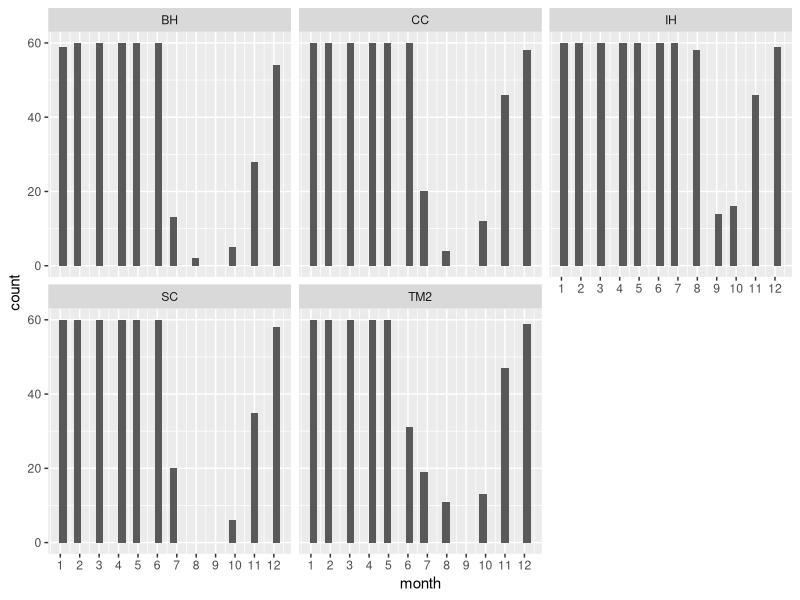

Generate this figure with R:
## ---- chunk 1
knitr::opts_chunk$set(echo = TRUE)
#clear console if needed
#rm(list = ls())
## ---- chunk 2
library(raster) #for the CV function 
library(tidyverse)

sem <- function(x, na.rm=FALSE) { #standard error function 
  sd(x,na.rm=na.rm)/sqrt(length(na.omit(x)))
} 

true_round <- function(number, digits) { #rounding function that bypasses R's round to even default
  posneg <- sign(number)
  number <- abs(number) * 10^digits
  number <- number + 0.5 + sqrt(.Machine$double.eps)
  number <- trunc(number)
  number <- number / 10 ^ digits
  number * posneg
} 
## ---- chunk 3
#pop info
pops_common_garden <- read_csv("../input/WL2_Data/Pops_for_2023_WL2.csv") #pops included in common garden 
pops_common_garden_nonotes <- pops_common_garden %>% select(parent.pop:phylogroup, elevation.group) #subset columns

#Need to add YO1 for JGI:
yose1 <- tibble(parent.pop="YO1", phylogroup=NA) 
pops_common_garden_jgi <- bind_rows(pops_common_garden_nonotes, yose1)

#extra location info 
pop_loc <- read_csv("../input/Strep_tort_locs.csv")

#need to change YOSE to YO
pop_loc_yo <- pop_loc %>% mutate(parent.pop = str_replace(`Site code`, "YOSE(\\d+)", "YO\\1")) %>% select(Lat, Long, elev_m=`Elevation (m)`, parent.pop)

#merge in location info
pop_elev <- left_join(pops_common_garden_jgi, pop_loc_yo)

#add in common garden sites
sites_loc <- tibble(parent.pop=c("UCD_Garden", "WL2_Garden"), phylogroup=NA, Lat=c("38.53250", "38.82599"), Long=c("-121.78299", "-120.25090"), elev_m=c(16,2020))
pops_gardens_locs <- bind_rows(pop_elev, sites_loc)

#add row names
pops_gardens_locs_rowids <- pops_gardens_locs %>% rowid_to_column() %>% mutate(rowid = as.character(rowid))
## ---- chunk 4
flint_data1 <- read_csv("../input/Updated_Flint_Climate_Oct2024.csv") #This only goes through Aug 2024
flint_data2 <- read_csv("../input/Updated_Flint_Sept-Dec2024.csv") #Sept-Dec 2024

#merge:
flint_data <- bind_rows(flint_data1, flint_data2)
## ---- chunk 5
cwd <- flint_data %>% filter(str_detect(DataFileName, "cwd"))
cwd_long <- cwd %>% 
  pivot_longer(!DataFileName, names_to = "rowid", values_to = "cwd") %>% 
  extract(DataFileName, c("year", "month"), "(\\d+)(.*)", convert = TRUE) %>% 
  separate(month, into = c("month", "file_type")) %>% select(rowid, year, month, cwd)

pet <- flint_data %>% filter(str_detect(DataFileName, "pet"))
pet_long <- pet %>% 
  pivot_longer(!DataFileName, names_to = "rowid", values_to = "pet") %>% 
  extract(DataFileName, c("year", "month"), "(\\d+)(.*)", convert = TRUE) %>% 
  separate(month, into = c("month", "file_type")) %>% select(rowid, year, month, pet)

aet <- flint_data %>% 
  filter(str_detect(DataFileName, "aet"))
aet_long <- aet %>% 
  pivot_longer(!DataFileName, names_to = "rowid", values_to = "aet") %>% 
  extract(DataFileName, c("year", "month"), "(\\d+)(.*)", convert = TRUE) %>% 
  separate(month, into = c("month", "file_type")) %>% select(rowid, year, month, aet)

pck <- flint_data %>% filter(str_detect(DataFileName, "pck"))
pck_long <- pck %>% 
  pivot_longer(!DataFileName, names_to = "rowid", values_to = "pck") %>% 
  extract(DataFileName, c("year", "month"), "(\\d+)(.*)", convert = TRUE) %>% 
  separate(month, into = c("month", "file_type")) %>% select(rowid, year, month, pck)

ppt <- flint_data %>% filter(str_detect(DataFileName, "ppt"))
ppt_long <- ppt %>% 
  pivot_longer(!DataFileName, names_to = "rowid", values_to = "ppt") %>% 
  extract(DataFileName, c("year", "month"), "(\\d+)(.*)", convert = TRUE) %>% 
  separate(month, into = c("month", "file_type")) %>% select(rowid, year, month, ppt)

tmn <- flint_data %>% filter(str_detect(DataFileName, "tmn"))
tmn_long <- tmn %>% 
  pivot_longer(!DataFileName, names_to = "rowid", values_to = "tmn") %>% 
  extract(DataFileName, c("year", "month"), "(\\d+)(.*)", convert = TRUE) %>% 
  separate(month, into = c("month", "file_type")) %>% select(rowid, year, month, tmn)

tmx <- flint_data %>% filter(str_detect(DataFileName, "tmx"))
tmx_long <- tmx %>% 
  pivot_longer(!DataFileName, names_to = "rowid", values_to = "tmx") %>% 
  extract(DataFileName, c("year", "month"), "(\\d+)(.*)", convert = TRUE) %>% 
  separate(month, into = c("month", "file_type")) %>% select(rowid, year, month, tmx)

#merge:
flint_long <- full_join(aet_long, cwd_long)
flint_long <- full_join(flint_long, pck_long)
flint_long <- full_join(flint_long, pet_long)
flint_long <- full_join(flint_long, ppt_long)
flint_long <- full_join(flint_long, tmn_long)
flint_long <- full_join(flint_long, tmx_long)

flint_pops <- full_join(pops_gardens_locs_rowids, flint_long) 
#write_csv(flint_pops, "../output/Climate/Flint_AllSites_Dec2024.csv") 
## ---- chunk 6
pop_elev_climate <- flint_pops %>% 
  select(parent.pop, elevation.group, elev_m, Lat:Long, year:tmx) %>% #organize the columns 
  mutate(elevation.group=if_else(parent.pop=="UCD_Garden", "Low",  #add elevation group for gardens
                                 if_else(parent.pop=="WL2_Garden", "High", elevation.group))) %>% 
  filter(parent.pop!="YO1") #remove YO1 from the dataset 
#write_csv(pop_elev_climate, "../output/Climate/flint_climate_UCDpops.csv") #this is the file used in "Flint_Growth_Season.Rmd" and "Climate_PCAs_AllYear.Rmd"
## ---- chunk 7
month_nums <- tibble(month=c("jan","feb","mar","apr","may","jun","jul","aug","sep","oct","nov","dec"),
                     month_nums=c(1:12)) #give calendar months a number 

#merge:
flint_all_year_mosnums <- left_join(pop_elev_climate, month_nums) %>% arrange(parent.pop, year, month_nums) 

#define the water year as November-October:
flint_all_year_wtr_yr <- flint_all_year_mosnums %>% 
  mutate(wtr_yr = year + month_nums %in% c(11:12)) %>% 
  mutate(timeframe = case_when(
                                wtr_yr < 1964 ~ "beforehistoric",
                                wtr_yr >= 1964 & wtr_yr < 1994 ~ "historic",
                                wtr_yr >= 1994 & wtr_yr < 2024 ~ "recent")) %>%
                         mutate(timeframe = as.factor(timeframe), month = as.factor(month)) %>%
                         filter(wtr_yr != 1895, wtr_yr < 2024) %>% #remove years with less than 12 months of data 
                         mutate(months_wtryr = case_when(
                           month == "nov" ~ 1,
                           month == "dec" ~ 2,
                           month == "jan" ~ 3,
                           month == "feb" ~ 4,
                           month == "mar" ~ 5,
                           month == "apr" ~ 6,
                           month == "may" ~ 7, 
                           month == "jun" ~ 8,
                           month == "jul" ~ 9, 
                           month == "aug" ~ 10,
                           month == "sep" ~ 11,
                           month == "oct" ~ 12 )) %>% 
  select(parent.pop:month, timeframe, wtr_yr, months_wtryr, aet:tmx)  #organize the columns 
summary(flint_all_year_wtr_yr)
#write_csv(flint_all_year_wtr_yr, "../output/Climate/flint_all_year_wtr_yr.csv")

#water year is calculated Nov - October.  Could have issues with this, but move forward for now. Can be changed later. 
## ---- chunk 8
# Calculating average temp and diurnal range for each month
bioclim_wtr_yr_prep <- flint_all_year_wtr_yr %>% 
  mutate(tavg = (tmn + tmx)/2, t_diurnal = (tmx-tmn))

#Bio 1, 2, 4, 7, 12, 15
bioclim_wtr_yr_calc <- bioclim_wtr_yr_prep %>% 
  group_by(parent.pop, elevation.group, elev_m, timeframe, wtr_yr) %>% 
  summarise(ann_tmean=mean(tavg),  #Bio1 - Annual Mean Temperature
            mean_diurnal_range=mean(t_diurnal), #Bio2 - Mean Diurnal Range
            temp_seasonality=sd(tavg), #Bio4 - Temperature Seasonality
            temp_ann_range=(max(tmx))-(min(tmn)), #bio7 - temp annual range
            ann_ppt=sum(ppt), #bio12 - annual precip
            ppt_seasonality=cv(ppt+1)) #bio15 - Precipitation Seasonality (+1 to avoid strange CVs for areas where mean rainfaill is < 1)

# Calculating wettest, driest, warmest, and coldest months 
wettest_month <- bioclim_wtr_yr_prep %>%  #there's one wettest month per pop/year
  group_by(parent.pop, elevation.group, elev_m, timeframe, wtr_yr) %>% 
  slice_max(ppt)
driest_month <- bioclim_wtr_yr_prep %>%  #there's more than one driest month for some pops and years 
  group_by(parent.pop, elevation.group, elev_m, timeframe, wtr_yr) %>% 
  slice_min(ppt)
warmest_month <- bioclim_wtr_yr_prep %>% #there's more than one warmest month for 1 pop/year
  group_by(parent.pop, elevation.group, elev_m, timeframe, wtr_yr) %>% 
  slice_max(tavg)
coldest_month <- bioclim_wtr_yr_prep %>% #there's more than one driest month for some pops and years 
  group_by(parent.pop, elevation.group, elev_m, timeframe, wtr_yr) %>% 
  slice_min(tavg)

# Bio 8, 9, 18, 19
bio8_wtryr <- wettest_month %>% #bio8 = tmean_wettest_month
  dplyr::select(parent.pop, elevation.group, elev_m, timeframe, wtr_yr, tmean_wettest_month=tavg)
bio9_wtryr <- driest_month %>% #bio9 = tmean_driest_month
  group_by(parent.pop, elevation.group, elev_m, timeframe, wtr_yr) %>% 
  summarise(tmean_driest_month=mean(tavg)) #taking the average b/c some years where there are multiple driest months 
bio18_wtryr <- warmest_month %>% #bio18 = ppt_warmest_month
  group_by(parent.pop, elevation.group, elev_m, timeframe, wtr_yr) %>% 
  summarise(ppt_warmest_month=mean(ppt)) #taking the avg b/c more than one warmest month for one pop/year
bio19_wtryr <- coldest_month %>% #bio19 = ppt_coldest_month
  group_by(parent.pop, elevation.group, elev_m, timeframe, wtr_yr) %>% 
  summarise(ppt_coldest_month=mean(ppt)) #taking the avg b/c more than one coldest month for one pop/year
#merge:
bio8_9_wtryr <- full_join(bio8_wtryr, bio9_wtryr) 
bio18_19_wtryr <- full_join(bio18_wtryr, bio19_wtryr) 
all_periods_wtryr <- full_join(bio8_9_wtryr, bio18_19_wtryr)

#Merge all bioclims
bioclim_wtryr <- full_join(bioclim_wtr_yr_calc, all_periods_wtryr)
summary(bioclim_wtryr)
#write_csv(bioclim_wtryr, "../output/Climate/bioclim_wtr_yr.csv")
## ---- chunk 9
growyear_months <- tibble(month=c(1:12), growmonth=c(5, 6, 7, 8, 9, 10, 11, 12, 1, 2, 3, 4)) #start in Sept for low elev though due to after-ripening requirements 
pop_elev_climate_60 <- pop_elev_climate %>% 
  filter(parent.pop != "UCD_Garden") %>% #remove Davis garden 
  mutate(month = recode(month, #convert months to numbers 
  jan = 1,
  feb = 2,
  mar = 3,
  apr = 4,
  may = 5,
  jun = 6,
  jul = 7,
  aug = 8,
  sep = 9,
  oct = 10,
  nov = 11,
  dec = 12
)) %>% 
  left_join(growyear_months) %>% 
  mutate(grow_yr = year + month %in% c(9:12)) %>% #match grow year to grow months 
  filter(grow_yr >= 1964, grow_yr < 2024) %>%  #use the most recent 60 years
  select(parent.pop:Long, year_cal=year, grow_yr, month, growmonth, cwd, pck, ppt, tmn, tmx) %>% 
  arrange(parent.pop, year_cal, month)

pop_elev_climate_60_avgs <- pop_elev_climate_60 %>% 
  group_by(parent.pop, elevation.group, elev_m, month) %>% 
  summarise_at(c("cwd", "pck", "ppt", "tmn", "tmx"), c(mean, sem), na.rm = TRUE) #60 year averages per month for each pop
names(pop_elev_climate_60_avgs) <- gsub("fn2", "sem", colnames(pop_elev_climate_60_avgs))
names(pop_elev_climate_60_avgs) <-gsub("fn1", "mean", colnames(pop_elev_climate_60_avgs))
pop_elev_climate_60_avgs <- pop_elev_climate_60_avgs %>% mutate(PckSum=sum(pck_mean)) #estimate of average total snowpack in a year 
## ---- chunk 10
nosnow_pops_60 <- pop_elev_climate_60_avgs %>% filter(PckSum < 70)
unique(nosnow_pops_60$parent.pop) #BH, CC, TM2, SC, IH 
summary(nosnow_pops_60) #3rd quartile of CWD = 85.15

nosnow_pops_60_tojoin <- nosnow_pops_60 %>% select(parent.pop:elev_m, PckSum) %>% distinct() #pull out PckSum
nosnow_pops_60_years <- left_join(nosnow_pops_60_tojoin, pop_elev_climate_60) #add PckSum to full 60 year data frame 

#first month
nosnow_60_first_month <- nosnow_pops_60_years %>%
  group_by(parent.pop, elevation.group, elev_m, grow_yr) %>% 
  filter(ppt>=25) %>% 
  arrange(growmonth) %>% 
  filter(row_number()==1) #get first month for each pop and year with germinating inducing rain 
nosnow_60_first_month_tomerge <- nosnow_60_first_month %>% 
  select(parent.pop:elev_m, grow_yr, firstmonth=growmonth) #first month is in grow month not calendar month format
#merge:
nosnow_60_first_month_col <- full_join(nosnow_pops_60_years, nosnow_60_first_month_tomerge)

#last month
nosnow_60_last_month <- nosnow_60_first_month_col %>%
  group_by(parent.pop, elevation.group, elev_m, grow_yr) %>% 
  filter(growmonth>firstmonth) %>% #start the search at the first month of the growth season 
  filter(cwd>85.15) %>% #last month is when cwd gets too high 
  arrange(growmonth) %>% 
  filter(row_number()==1)
nosnow_60_last_month_tomerge <- nosnow_60_last_month %>% 
  select(parent.pop:elev_m, grow_yr, lastmonth=growmonth) #last month is in grow month not calendar month format
nosnow_60_last_month_col <- full_join(nosnow_60_first_month_col, nosnow_60_last_month_tomerge) %>% 
  select(parent.pop:growmonth, firstmonth, lastmonth, cwd:tmx)
## ---- chunk 11
nosnow_60_last_month_col %>% filter(is.na(lastmonth)) %>% arrange(grow_yr) #16 cases in IH with no last month 
nosnow_60_last_month_col %>% filter(parent.pop=="IH") #most of above = cases where the next Sept is the month with cwd past the threshold --> figure out how to add this month into the final climate 
##except 2005 & 2019 (for those 2 cwd didn't get above 85.15 until after the next growth season started) --> use max end date for these 
pop_elev_climate %>% filter(parent.pop=="IH") %>% filter(month=="sep", year==2023) #high cwd in sept 2023

nosnow_60_last_month_col %>% filter(is.na(firstmonth)) %>% arrange(grow_yr) #0 cases 
nosnow_60_last_month_col %>% filter(firstmonth>4) #1 case in BH (2014) where first month is after December, this is fine, right?

nosnow_60_last_month_col %>% filter(lastmonth<4) %>% arrange(parent.pop, grow_yr) #1 case in BH 1979 where last month is less than 4 (earlier than December), it's actually only 1 month post start
nosnow_60_last_month_col %>% filter(lastmonth==firstmonth) %>% arrange(parent.pop, grow_yr) #0 cases
nosnow_60_last_month_col %>% filter(lastmonth==1) %>% arrange(parent.pop, grow_yr) #0 cases where Sept is last month 
nosnow_60_last_month_col %>% filter(lastmonth<6) #1 case where Oct-Dec is the last month (same BH as above)
nosnow_60_last_month_col %>% filter(growmonth==firstmonth+1, cwd>85.15) %>% arrange(parent.pop, grow_yr) #1 case where cwd is high in the second growth month (same BH as above - 1979)
nosnow_60_last_month_col %>% filter(parent.pop=="BH", grow_yr==1979) #next growmonth with high enough CWD = 10, use that instead of 2? 
## ---- chunk 12
summary(nosnow_60_last_month_col) #first month in data set = 1, last month in data set = 12 (in grow months)
nosnow_60_last_month_col %>% filter(parent.pop=="IH") %>% summarise(maxEnd=max(lastmonth, na.rm=TRUE)) #max end = 12 in grow months 

nosnow_60first_last_month <- nosnow_60_last_month_col %>% 
  mutate(lastmonth=if_else(parent.pop=="IH" & grow_yr==2005, 12, #use the max end for the cases were CWD never > 85.15
         if_else(parent.pop=="IH" & grow_yr==2019, 12, #use the max end for the cases were CWD never > 85.15
          if_else(parent.pop=="BH" & grow_yr==1979, 10, #use the next month with high CWD
                 lastmonth))))

#deal with cases for IH where sept is the last month 
IH_sept_last_month <- nosnow_60first_last_month %>% 
  filter(is.na(lastmonth)) %>% 
  mutate(lastmonth=13) %>% #last month will be the 13th month 
  arrange(grow_yr) #14 years left for IH with no last month (last month = next year's Sept)

IH_sept_last_month_only <- IH_sept_last_month %>% 
  ungroup() %>% 
  select(parent.pop, year_cal=grow_yr, firstmonth) %>% 
  distinct() %>% #just have 1 row per year where we need to add sept
  left_join(pop_elev_climate_60) %>% 
  filter(month==9) %>% 
  mutate(grow_yr=year_cal, growmonth=13, lastmonth=13) #change grow_yr to include sept 
#still need 2023 sept:
IH_2023_sept <- pop_elev_climate %>% filter(parent.pop=="IH") %>% filter(month=="sep", year==2023) %>% 
  mutate(grow_yr=year, month=9, growmonth=13, lastmonth=13, firstmonth=1) %>% 
  select(parent.pop, year_cal=year, elevation.group:Long, grow_yr, month,growmonth,firstmonth, lastmonth, cwd, pck, ppt:tmx)
## ---- chunk 13
IH_sept_last_month_fixed <- IH_sept_last_month %>% 
  bind_rows(IH_sept_last_month_only) %>% #add rows for sept in 
  bind_rows(IH_2023_sept) %>% 
  arrange(year_cal, month) %>% 
  select(-PckSum) %>% #remove this since we lost it on the new rows 
  group_by(parent.pop, elevation.group, elev_m, grow_yr) %>% 
  filter(growmonth>firstmonth) %>% #first and last month are in grow month format not calendar year 
  filter(growmonth<=lastmonth) %>% 
  arrange(parent.pop, grow_yr, growmonth)

nosnow_grwseason_60 <- nosnow_60first_last_month %>% 
  group_by(parent.pop, elevation.group, elev_m, grow_yr) %>% 
  filter(growmonth>firstmonth) %>% #first and last month are in grow month format not calendar year 
  filter(growmonth<=lastmonth) %>% 
  bind_rows(IH_sept_last_month_fixed) %>% 
  arrange(parent.pop, grow_yr, growmonth) 

xtabs(~parent.pop+month, data=nosnow_grwseason_60)
nosnow_grwseason_60 %>% ggplot(aes(x=month)) + geom_histogram() +
  scale_x_continuous(breaks=c(1, 2, 3, 4, 5,6,7,8,9,10, 11, 12)) +
  facet_wrap(~parent.pop)
## ---- chunk 14
snow_pops_60 <- pop_elev_climate_60_avgs %>% filter(PckSum >= 70)
unique(snow_pops_60$parent.pop) #18 pops + garden site get some significant snowpack per year 

#add rest of 2023 calendar year 
snow_pop_ids <- snow_pops_60 %>% select(parent.pop) %>% distinct()
snow_pops_2023_cal_year <- pop_elev_climate %>% 
  filter(parent.pop != "UCD_Garden") %>%  
  mutate(month = recode(month, 
  jan = 1,
  feb = 2,
  mar = 3,
  apr = 4,
  may = 5,
  jun = 6,
  jul = 7,
  aug = 8,
  sep = 9,
  oct = 10,
  nov = 11,
  dec = 12
)) %>% 
  left_join(growyear_months) %>% 
  mutate(grow_yr = year + month %in% c(9:12)) %>%
  select(parent.pop:Long, year_cal=year, grow_yr, month, growmonth, cwd, pck, ppt, tmn, tmx) %>% 
  filter(grow_yr == 2024, year_cal==2023) %>%  
  right_join(snow_pop_ids) 

snow_pops_60_tojoin <- snow_pops_60 %>% select(parent.pop:elev_m, PckSum) %>% distinct()
snow_pops_60_years <- left_join(snow_pops_60_tojoin, pop_elev_climate_60) %>% 
  filter(year_cal >1963) %>%  #remove 1963 calendar year 
  bind_rows(snow_pops_2023_cal_year) %>% #add rest of 2023 calendar year 
  arrange(parent.pop, year_cal, month)

#first month
snow_60_first_month <- snow_pops_60_years %>%
  group_by(parent.pop, elevation.group, elev_m, year_cal) %>% #find snow pops growth season within the normal calendar year since they can end as late as December 
  filter(pck==0) %>% 
  filter(tmn > 0) %>% 
  arrange(month) %>% 
  filter(row_number()==1) #get first month for each pop and year with no snowpack for germ
snow_60_first_month_tomerge <- snow_60_first_month %>% 
  select(parent.pop:elev_m, year_cal, firstmonth=month)
snow_60_first_month_col <- full_join(snow_pops_60_years, snow_60_first_month_tomerge)

#last month 
snow_60_last_month <- snow_60_first_month_col %>%
  group_by(parent.pop, elevation.group, elev_m, year_cal) %>% 
  filter(month>firstmonth) %>% 
  filter(if_else(pck>70, pck>70, 
                 if_else(pck>0, tmn < 0, tmn <= -5))) %>%  #-5 is moderate freeze (Pardee et al. 2017)
  arrange(month) %>% 
  filter(row_number()==1) #get first month after growstart for each pop and year with pck >70 OR pck>0 & tmn <0 OR tmn <-5
snow_60_last_month_tomerge <- snow_60_last_month %>% 
  select(parent.pop:elev_m, year_cal, firstmonth,lastmonth=month)
snow_60_last_month_col <- full_join(snow_60_first_month_col, snow_60_last_month_tomerge) %>% 
  select(firstmonth, lastmonth, year_cal:tmx)
## ---- chunk 15
snow_60_last_month_col %>% filter(is.na(firstmonth)) #no cases where there isn't a firstmonth
snow_60_last_month_col %>% filter(lastmonth==firstmonth) %>% arrange(parent.pop, year_cal) #no cases where last month is first month 

snow_60_last_month_col %>% filter(is.na(lastmonth)) #226 cases where there isn't a lastmonth #*no snow_pack, or min temp > -5 
#***WHAT TO DO FOR THESE CASES? Make the last month 12 (Dec) OR check the next calendar year to see when pck > 70

snow_60_last_month_col %>% filter(lastmonth==firstmonth+1) %>% arrange(parent.pop, year_cal) 
#***I added a temperature requirement for temp >0 for the first month and still get 16 cases where there is heavy snow in the month after the first month 
snow_60_last_month_col %>% filter(lastmonth==firstmonth+2) #8 cases where there was sig snowpack in the second month after the first month of 0 snowpack 
heavysnow_60 <- snow_60_last_month_col %>% filter(lastmonth<=firstmonth+2) %>% filter(month==firstmonth)
summary(heavysnow_60) #*min temps range from just above freezing (0.080) to 3.31 (which seems like an acceptable temp given we vernalize at 4C)
unique(heavysnow_60$parent.pop) #9 pops included
#START THE CHECK IN FEB FOR POPS > 6000 FT? 
heavysnow_60 %>% filter(elev_m>1800) #(ONLY 5 of the 9 ABOVE 6000 FEET)
xtabs(~firstmonth, data=heavysnow_60) #most of these have a first month of 1 or 2, but a few = 8 or 9
xtabs(~lastmonth, data=heavysnow_60) #most of these have a last month of 2 or 3, but a few have 10 or 11
heavysnow_60 %>% filter(firstmonth>2)
snow_60_last_month_col %>% filter(parent.pop=="LV1", year_cal==1982) # a few cases with high snowpack all year except Aug-Nov, these cases are fine to leave 

#check what the average start and end months are for these pops
#check what the min start months are for these pops
no_heavy_snow <- snow_60_last_month_col %>% filter(lastmonth > firstmonth+2)
summary(no_heavy_snow) #earliest last month = 10
no_heavy_snow %>% 
  group_by(parent.pop, elevation.group) %>% 
  summarise(minStart=min(firstmonth), meanStart=mean(firstmonth), 
            maxEnd=max(lastmonth), meanEnd=mean(lastmonth)) %>% 
  arrange(minStart) #mid elevation populations have some years where they could grow the entire year 


## ---- chunk 16
snow_60_last_month_grwyr <- snow_60_last_month_col %>%
  filter(month<9) %>% 
  group_by(parent.pop, elevation.group, elev_m, grow_yr) %>% 
  filter(if_else(pck>70, pck>70, 
                 if_else(pck>0, tmn < 0, tmn <= -5))) %>%  #-5 is moderate freeze (Pardee et al. 2017)
  arrange(growmonth) %>%  
  filter(row_number()==1)
snow_60_last_month_grwyr_tomerge <- snow_60_last_month_grwyr %>% 
  ungroup() %>% 
  select(parent.pop:elev_m, year_cal,lastmonth_grwyr=growmonth) %>% 
  arrange(parent.pop, year_cal)
snow_60_last_grw_month_col <- left_join(snow_60_last_month_col, snow_60_last_month_grwyr_tomerge) %>% 
  select(firstmonth, lastmonth, lastmonth_grwyr, year_cal:tmx) 

snow_60_last_grw_month_col %>% filter(is.na(lastmonth), !is.na(lastmonth_grwyr)) #use the grow year last month for th
snow_60_last_grw_month_col %>% filter(is.na(lastmonth), is.na(lastmonth_grwyr)) #still some with no last month - use the max last month for these 
